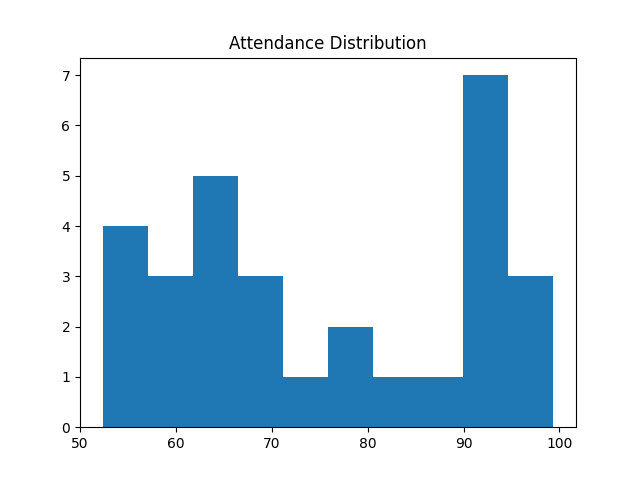

Recreate this plot in Python.
import matplotlib.pyplot as plt

def run(df):
    print("\nAttendance Analysis:\n")
    print(df[["name", "attendance"]])

    plt.figure()
    plt.hist(df["attendance"], bins=10)
    plt.title("Attendance Distribution")
    plt.savefig("attendance_analysis.png")
